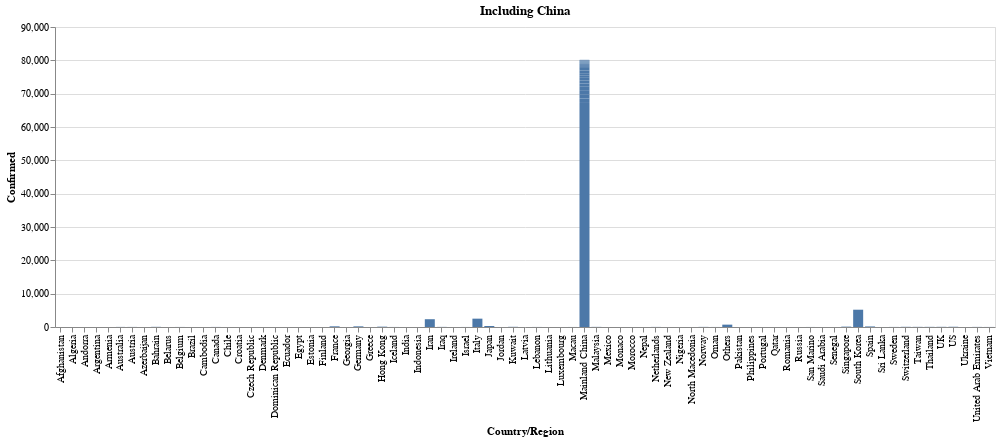

The notebook cell this image was saved under:
### Code cell
alt.Chart(df).mark_bar(size=10).encode(
    x='Country/Region',
    y=y_axis_column
).properties(title='Including China',width=940)

### Figure 1 — Vega-Lite specification as saved in the notebook (floating-point values rounded to 4 significant figures; data arrays with more than 128 entries replaced by an {"elided": "..."} marker saying what was removed)
{"config": {"view": {"continuousWidth": 400, "continuousHeight": 300}}, "data": {"name": "data-da9d5614a8fafc5331ef1ebecb2ccad0"}, "mark": {"type": "bar", "size": 10}, "encoding": {"x": {"type": "nominal", "field": "Country/Region"}, "y": {"type": "quantitative", "field": "Confirmed"}}, "title": "Including China", "width": 940, "$schema": "https://vega.github.io/schema/vega-lite/v4.0.2.json", "datasets": {"data-da9d5614a8fafc5331ef1ebecb2ccad0": {"elided": "151 records"}}}
